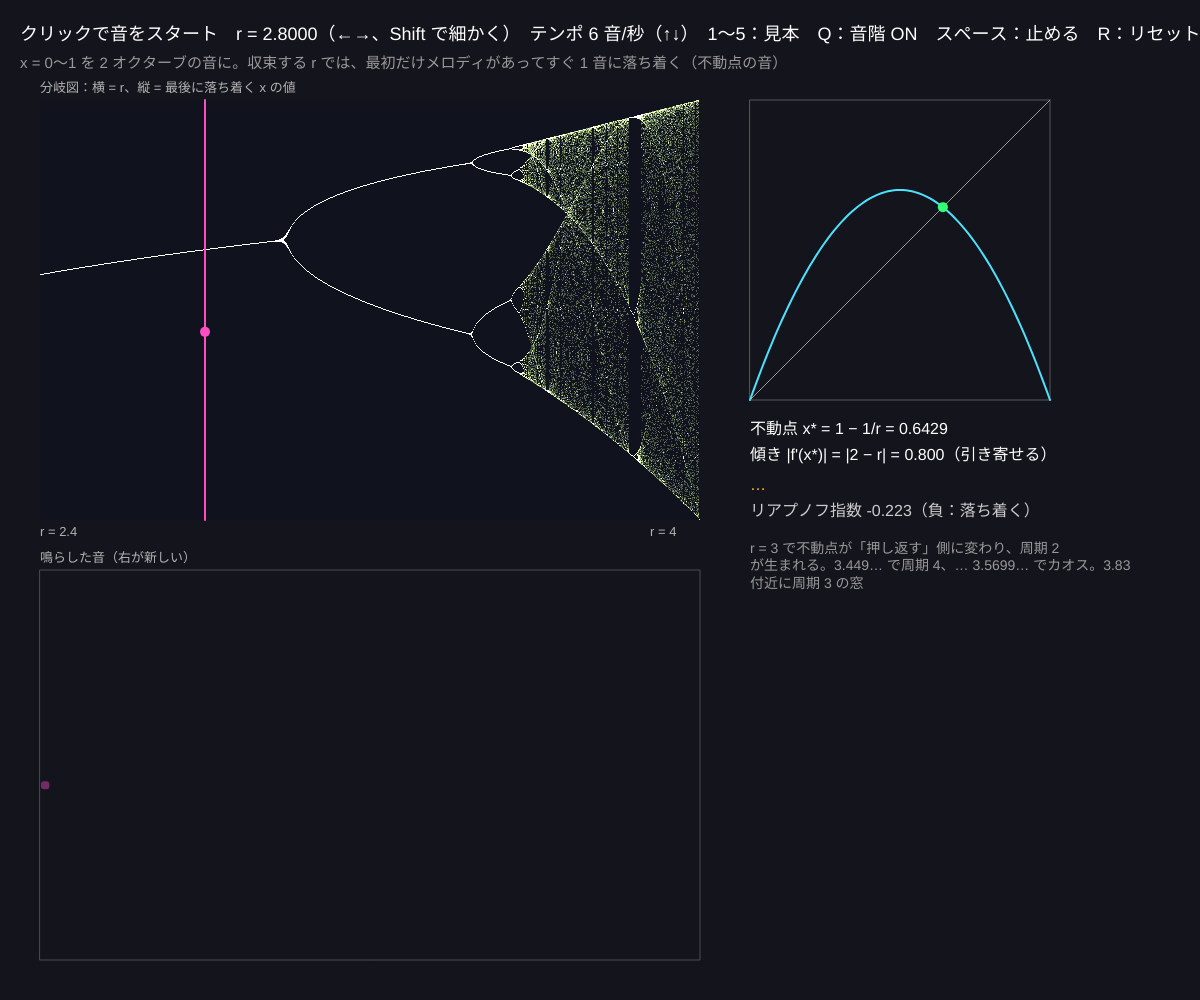
Frame 1 (no input)
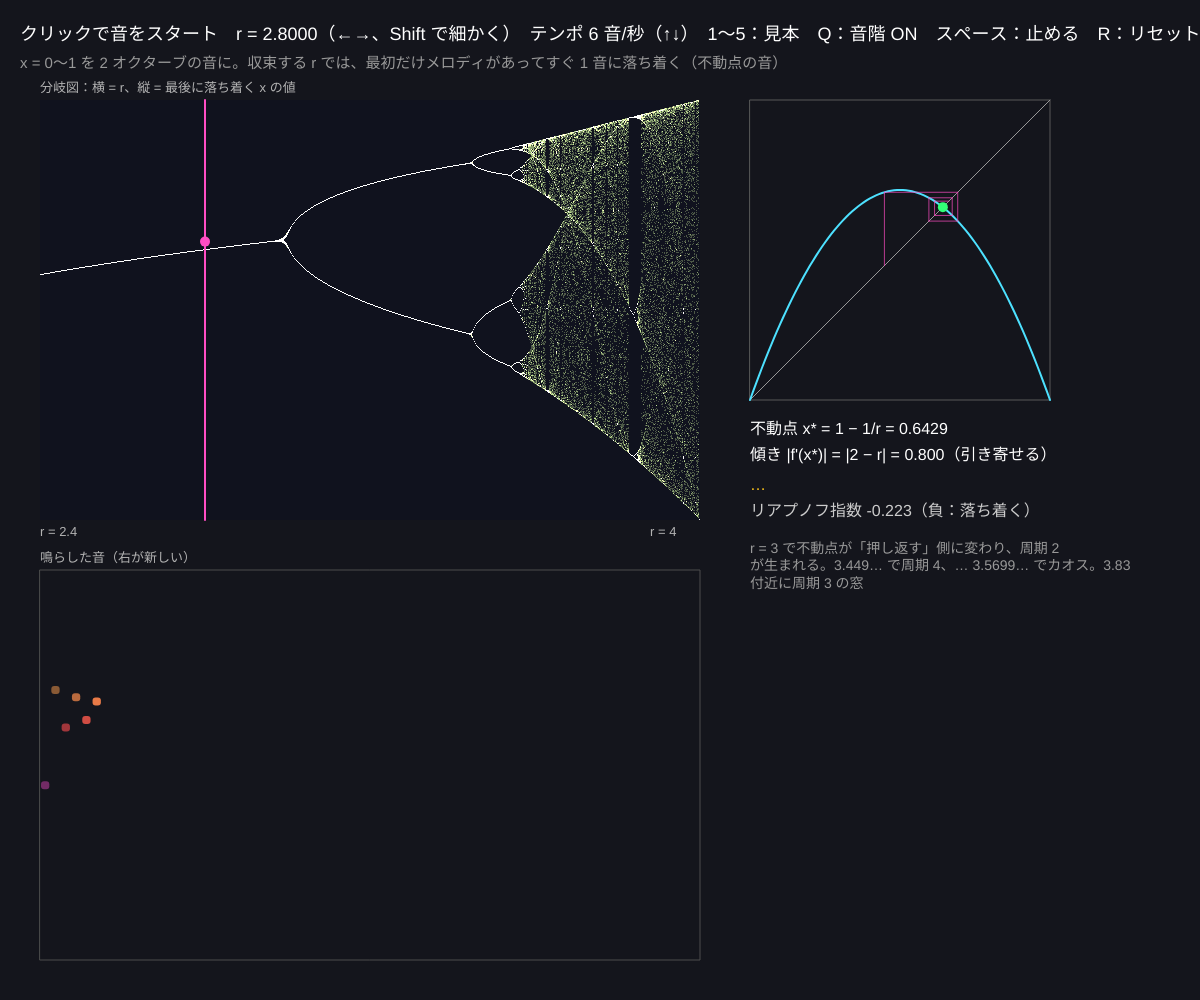
Frame 60 (no input)
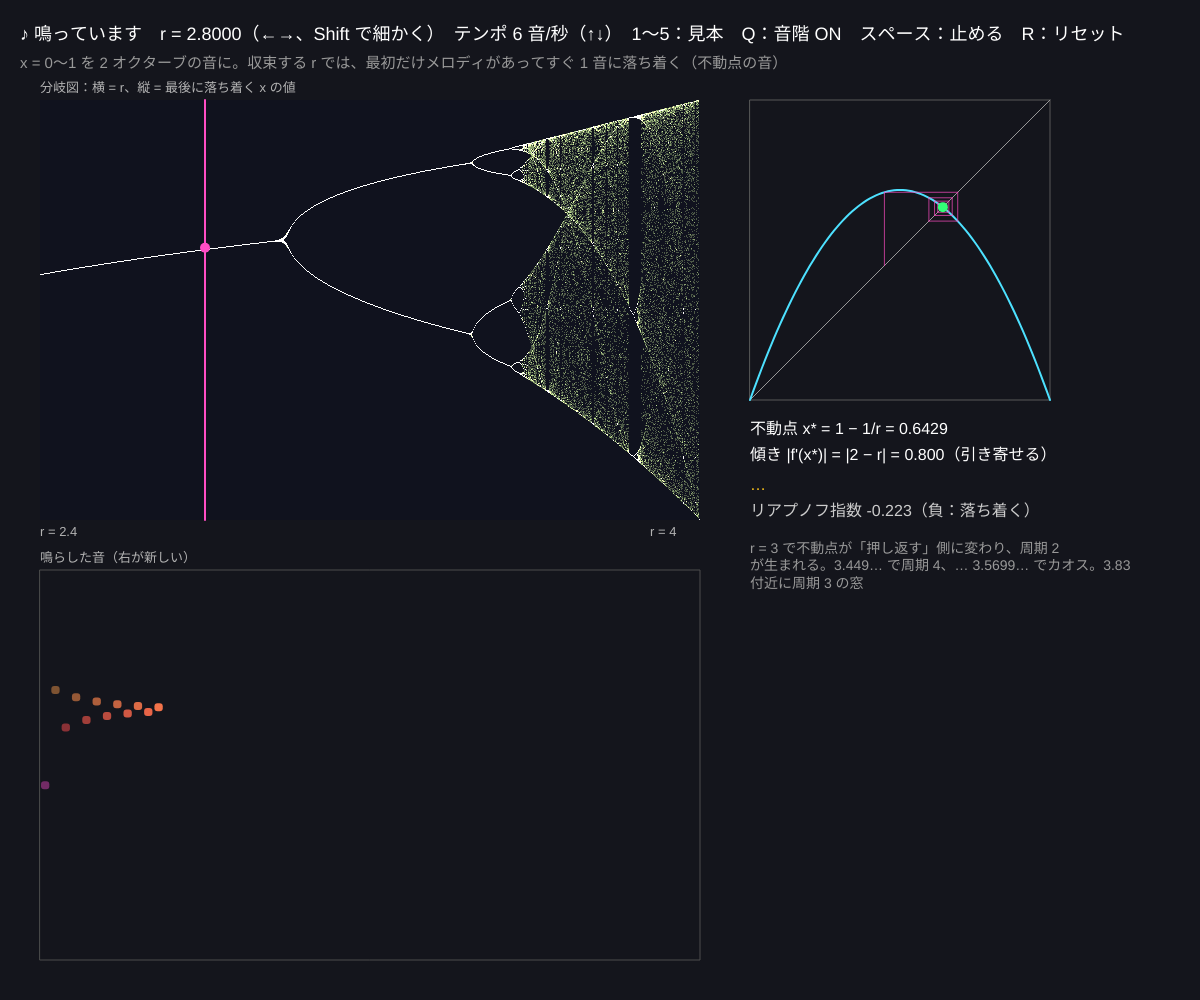
Frame 120 (the mouse pressed at the canvas centre since frame 60)

The p5.js sketch that drew these frames (run headless with seeded random() and noise() and a simulated clock; from frame 60 on, the mouse is pressed at the canvas centre):

// p5.js sketch
// ── sketch.js
// ============================================
// 13 不動点を聞く 🔊
// ロジスティック写像 x ← r·x(1 − x) をくり返し、x を音の高さにする
//   不動点に吸い込まれる → 同じ音が鳴り続ける / 周期 2 → トリル / 周期 4 → 4 音のフレーズ / カオス → 終わらないメロディ
// クリックで音をスタート / ←→ = r（Shift で細かく）/ ↑↓ = テンポ / 1〜5 = r の見本 / Q = 音階にそろえる / スペース = 止める / R = x をリセット
// ============================================

let r = 2.8;               // ★ ロジスティック写像のパラメータ
let x = 0.2;
let bps = 6;               // ★ 1 秒に何音
let quantize = true;       // 五音音階にそろえる
let paused = false;
let notes = [];            // 鳴らした x の記録
let nextBeat = 0;
let bifG;
let rlo = 2.4, rhi = 4.0;  // ★ 分岐図の r の範囲
const SCALE = [0, 2, 4, 7, 9];   // 五音音階（ド レ ミ ソ ラ）

function setup() {
  createCanvas(windowWidth, windowHeight);
  colorMode(HSB, 360, 100, 100, 100);
  bifG = createGraphics(floor(width * 0.55), floor(height * 0.42));
  bifG.pixelDensity(1);
  drawBifurcation();
}

// 分岐図：r ごとに 300 回くり返して、最後の 150 回の x を点で打つ
function drawBifurcation() {
  let w = bifG.width, h = bifG.height;
  bifG.background(16, 18, 30);
  bifG.loadPixels();
  for (let i = 0; i < w; i++) {
    let rr = lerp(rlo, rhi, i / (w - 1)), xx = 0.5;
    for (let k = 0; k < 300; k++) {
      xx = rr * xx * (1 - xx);
      if (k > 150) {
        let j = floor((1 - xx) * (h - 1)), p = (j * w + i) * 4;
        bifG.pixels[p] = min(255, bifG.pixels[p] + 60); bifG.pixels[p + 1] = min(255, bifG.pixels[p + 1] + 70); bifG.pixels[p + 2] = min(255, bifG.pixels[p + 2] + 40);
      }
    }
  }
  bifG.updatePixels();
}

// ★ x（0〜1）→ 音の高さ（Hz）。2 オクターブ
function pitch(v) {
  let semis = v * 24;
  if (quantize) { let oct = floor(semis / 12), s = semis - oct * 12, best = SCALE.reduce((a, b) => abs(b - s) < abs(a - s) ? b : a); semis = oct * 12 + best; }
  return 220 * Math.pow(2, semis / 12);
}

// 周期を調べる：最後の値が p 個前と同じなら周期 p
function detectPeriod() {
  if (notes.length < 40) return 0;
  for (let p = 1; p <= 16; p++) {
    let ok = true;
    for (let i = 0; i < 16 && ok; i++) if (abs(notes[notes.length - 1 - i] - notes[notes.length - 1 - i - p]) > 1e-4) ok = false;
    if (ok) return p;
  }
  return -1;
}
// リアプノフ指数：負なら近くの点が近づく（周期）、正なら離れる（カオス）
function lyapunov() {
  let xx = 0.3, s = 0;
  for (let k = 0; k < 600; k++) { xx = r * xx * (1 - xx); if (k >= 100) s += Math.log(max(1e-12, abs(r * (1 - 2 * xx)))); }
  return s / 500;
}

function draw() {
  background(230, 30, 11);
  if (keyIsDown(LEFT_ARROW)) r = max(rlo, r - (keyIsDown(SHIFT) ? 0.0005 : 0.004));
  if (keyIsDown(RIGHT_ARROW)) r = min(rhi, r + (keyIsDown(SHIFT) ? 0.0005 : 0.004));
  // 拍が来たら 1 回くり返して鳴らす
  if (!paused && millis() >= nextBeat) {
    x = r * x * (1 - x);
    if (!isFinite(x) || x <= 0 || x >= 1) x = 0.2;
    notes.push(x); if (notes.length > 200) notes.shift();
    playNote(pitch(x), 1 / bps);
    nextBeat = millis() + 1000 / bps;
  }
  let bx = 40, by = 100;
  image(bifG, bx, by);
  let rx = bx + (r - rlo) / (rhi - rlo) * bifG.width;
  stroke(320, 70, 100); strokeWeight(2); line(rx, by, rx, by + bifG.height);
  noStroke(); fill(320, 70, 100); circle(rx, by + (1 - x) * bifG.height, 10);
  fill(0, 0, 70); textSize(13);
  text('r = ' + rlo, bx, by + bifG.height + 16); text('r = ' + rhi, bx + bifG.width - 50, by + bifG.height + 16);
  text('分岐図：横 = r、縦 = 最後に落ち着く x の値', bx, by - 8);

  // 下：鳴らした音の列（楽譜のように）
  let sy0 = by + bifG.height + 50, sh = height - sy0 - 40, sw = bifG.width;
  noFill(); stroke(0, 0, 30); strokeWeight(1); rect(bx, sy0, sw, sh);
  let show = notes.slice(-64);
  noStroke();
  for (let i = 0; i < show.length; i++) {
    let v = show[i], yy = sy0 + sh - v * sh;
    fill((v * 300 + 180) % 360, 70, 100, 40 + 60 * i / show.length);
    rect(bx + i * sw / 64 + 1, yy - 4, sw / 64 - 2, 8, 3);
  }
  fill(0, 0, 70); text('鳴らした音（右が新しい）', bx, sy0 - 8);

  // 右：クモの巣図（01）
  let cx0 = bx + sw + 50, cs = min(width - cx0 - 30, 300), cy0 = by;
  if (cs > 120) {
    noFill(); stroke(0, 0, 35); rect(cx0, cy0, cs, cs);
    stroke(0, 0, 60); line(cx0, cy0 + cs, cx0 + cs, cy0);
    stroke(190, 70, 100); strokeWeight(2); beginShape();
    for (let s = 0; s <= 100; s++) { let u = s / 100; vertex(cx0 + u * cs, cy0 + cs - r * u * (1 - u) * cs); } endShape();
    stroke(320, 70, 100, 70); strokeWeight(1);
    let t = notes.slice(-30);
    for (let i = 0; i < t.length - 1; i++) {
      line(cx0 + t[i] * cs, cy0 + cs - t[i] * cs, cx0 + t[i] * cs, cy0 + cs - t[i + 1] * cs);
      line(cx0 + t[i] * cs, cy0 + cs - t[i + 1] * cs, cx0 + t[i + 1] * cs, cy0 + cs - t[i + 1] * cs);
    }
    let xs = 1 - 1 / r, d = abs(2 - r);
    noStroke(); fill(abs(d) < 1 ? 140 : 0, 80, 100); circle(cx0 + xs * cs, cy0 + cs - xs * cs, 10);
    let per = detectPeriod(), ly = lyapunov();
    fill(0, 0, 100); textSize(16);
    let ty = cy0 + cs + 34;
    text('不動点 x* = 1 − 1/r = ' + nf(xs, 1, 4), cx0, ty);
    text("傾き |f'(x*)| = |2 − r| = " + nf(d, 1, 3) + (d < 1 ? '（引き寄せる）' : '（押し返す）'), cx0, ty + 26);
    fill(45, 90, 100);
    text(per === 1 ? '→ 不動点に着いた：同じ音' : per > 1 ? '→ 周期 ' + per + '：' + per + ' 音のくり返し' : per === 0 ? '…' : '→ 周期なし（カオス？）', cx0, ty + 56);
    fill(0, 0, 80);
    text('リアプノフ指数 ' + nf(ly, 1, 3) + (ly > 0 ? '（正：カオス）' : '（負：落ち着く）'), cx0, ty + 82);
    fill(0, 0, 60); textSize(14);
    text('r = 3 で不動点が「押し返す」側に変わり、周期 2 が生まれる。3.449… で周期 4、… 3.5699… でカオス。3.83 付近に周期 3 の窓', cx0, ty + 108, width - cx0 - 30);
  }

  noStroke(); fill(0, 0, 100); textSize(18);
  text((audioCtx ? '♪ 鳴っています' : 'クリックで音をスタート') + '　r = ' + nf(r, 1, 4) + '（←→、Shift で細かく）　テンポ ' + bps + ' 音/秒（↑↓）　1〜5：見本　Q：音階 ' + (quantize ? 'ON' : 'off') + '　スペース：' + (paused ? '再開' : '止める') + '　R：リセット', 20, 40);
  fill(0, 0, 60); textSize(15);
  text('x = 0〜1 を 2 オクターブの音に。収束する r では、最初だけメロディがあってすぐ 1 音に落ち着く（不動点の音）', 20, 68);
}

function mousePressed() { startAudio(); }
function keyPressed() {
  startAudio();
  let presets = { '1': 2.8, '2': 3.2, '3': 3.5, '4': 3.835, '5': 3.95 };
  if (presets[key]) { r = presets[key]; x = 0.2; }
  if (key === UP_ARROW) bps = min(16, bps + 1);
  if (key === DOWN_ARROW) bps = max(1, bps - 1);
  if (key === 'q' || key === 'Q') quantize = !quantize;
  if (key === ' ') paused = !paused;
  if (key === 'r' || key === 'R') { x = 0.2; notes = []; }
}

// ---------- やってみよう ----------
// 1. r = 2.8 → 3.2 → 3.5 と上げて、1 音 → 2 音 → 4 音に分かれる瞬間を耳で聞こう（周期倍分岐）
// 2. r = 3.83 付近で、カオスの中から急に 3 音のくり返しが現れる（周期 3 の窓）。Shift + ←→ で探そう
// 3. pitch の 24（2 オクターブ）を 36 にしたり、SCALE を [0, 3, 5, 7, 10] に変えて雰囲気を変えよう
// 4. 写像を x ← r·sin(πx)/4 などに変えても、同じ順番で分岐が起きる（ファイゲンバウムの普遍性）

// ==================================================
// ここから下は「音を鳴らすための道具」
// ==================================================
let audioCtx, masterOut;
function startAudio() {
  if (!audioCtx) {
    audioCtx = new AudioContext();
    masterOut = audioCtx.createGain(); masterOut.gain.value = 0.5;
    let comp = audioCtx.createDynamicsCompressor();
    masterOut.connect(comp); comp.connect(audioCtx.destination);
  }
  audioCtx.resume();
}
// 短い音を 1 つ（f Hz、len 秒）
function playNote(f, len) {
  if (!audioCtx) return;
  let t = audioCtx.currentTime, o = audioCtx.createOscillator(), o2 = audioCtx.createOscillator(), g = audioCtx.createGain();
  o.type = 'triangle'; o.frequency.value = f;
  o2.type = 'sine'; o2.frequency.value = f * 2;
  g.gain.setValueAtTime(0.0001, t);
  g.gain.exponentialRampToValueAtTime(0.25, t + 0.01);
  g.gain.exponentialRampToValueAtTime(0.0001, t + max(0.08, len * 0.95));
  o.connect(g); o2.connect(g); g.connect(masterOut);
  o.start(t); o2.start(t); o.stop(t + len + 0.05); o2.stop(t + len + 0.05);
}
